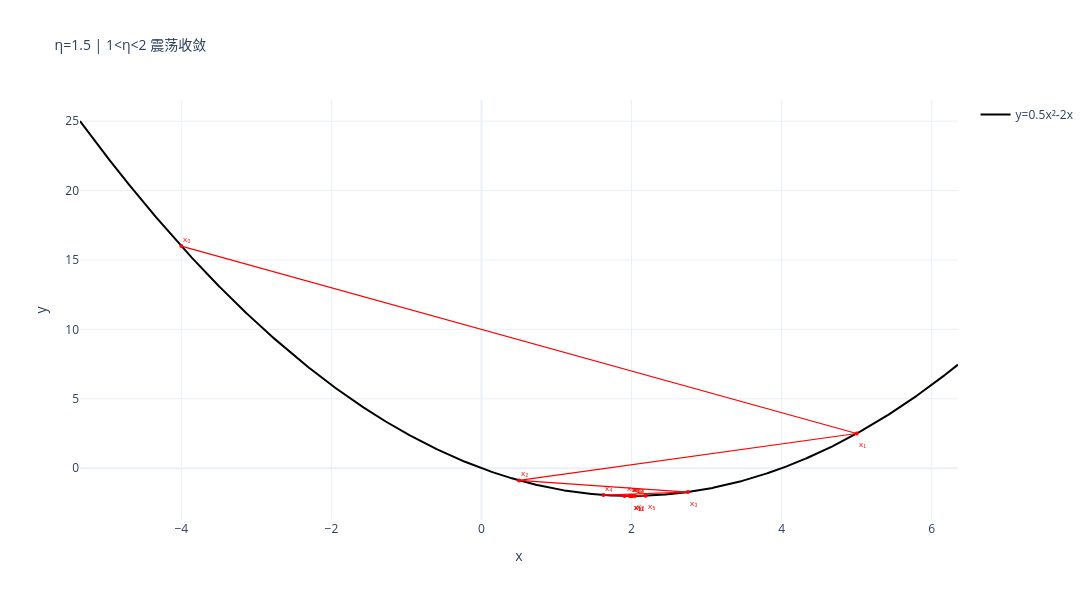

Notebook code cell kept with this figure:
### Markdown cell above
#### 1.2.3 实验3：震荡收敛（η = 1.5）

当步长$1 < \eta < 2$ 时，误差递推因子 $|1 - \eta| < 1$，但因子为负数。

以 $\eta = 1.5$ 为例，$e_k = (-0.5)^k e_0$。误差的符号每步交替变化，迭代点在最优解 $x^* = 2$ 两侧来回跨越：
- $x_0 = -4$ → $x_1 = -4 - 1.5 \times (-6) = 5$（越过 $x^*=2$ 到右侧）
- $x_1 = 5$ → $x_2 = 5 - 1.5 \times 3 = 0.5$（越过 $x^*=2$ 回到左侧）
- $x_2 = 0.5$ → $x_3 = 0.5 - 1.5 \times (-1.5) = 2.75$（再次越过）

每一步的跨越幅度逐步衰减（从 $\pm 3$ 到 $\pm 1.5$ 到 $\pm 0.75$ ...），最终收敛到 $x^* = 2$。

> **典型应用场景**：在需要快速下降但无法精确估计最优步长时，略大于1的步长可在保持收敛的同时加快收敛速度，代价是产生震荡。

### Code cell
# 实验3：η = 1.5，震荡收敛
x0 = -4.0
eta = 1.5
xs, ys = run_gd(x0, eta, max_iter=30)
plot_gd_single(xs, ys, eta, "η=1.5 | 1<η<2 震荡收敛")

### Figure 1 — Plotly figure (JSON) as saved in the notebook; plotly's stock layout.template omitted (floating-point values rounded to 4 significant figures; data arrays with more than 128 entries replaced by an {"elided": "..."} marker saying what was removed)
{"data": [{"line": {"color": "black", "width": 2}, "mode": "lines", "name": "y=0.5x²‑2x", "type": "scatter", "x": {"elided": "2000 float values"}, "y": {"elided": "2000 float values"}}, {"line": {"color": "red", "width": 1.2}, "mode": "lines", "showlegend": false, "type": "scatter", "x": [-4, 5], "y": [16, 2.5]}, {"line": {"color": "red", "width": 1.2}, "mode": "lines", "showlegend": false, "type": "scatter", "x": [5, 0.5], "y": [2.5, -0.875]}, {"line": {"color": "red", "width": 1.2}, "mode": "lines", "showlegend": false, "type": "scatter", "x": [0.5, 2.75], "y": [-0.875, -1.719]}, {"line": {"color": "red", "width": 1.2}, "mode": "lines", "showlegend": false, "type": "scatter", "x": [2.75, 1.625], "y": [-1.719, -1.93]}, {"line": {"color": "red", "width": 1.2}, "mode": "lines", "showlegend": false, "type": "scatter", "x": [1.625, 2.188], "y": [-1.93, -1.982]}, {"line": {"color": "red", "width": 1.2}, "mode": "lines", "showlegend": false, "type": "scatter", "x": [2.188, 1.906], "y": [-1.982, -1.996]}, {"line": {"color": "red", "width": 1.2}, "mode": "lines", "showlegend": false, "type": "scatter", "x": [1.906, 2.047], "y": [-1.996, -1.999]}, {"line": {"color": "red", "width": 1.2}, "mode": "lines", "showlegend": false, "type": "scatter", "x": [2.047, 1.977], "y": [-1.999, -2.0]}, {"line": {"color": "red", "width": 1.2}, "mode": "lines", "showlegend": false, "type": "scatter", "x": [1.977, 2.012], "y": [-2.0, -2.0]}, {"line": {"color": "red", "width": 1.2}, "mode": "lines", "showlegend": false, "type": "scatter", "x": [2.012, 1.994], "y": [-2.0, -2.0]}, {"line": {"color": "red", "width": 1.2}, "mode": "lines", "showlegend": false, "type": "scatter", "x": [1.994, 2.003], "y": [-2.0, -2.0]}, {"line": {"color": "red", "width": 1.2}, "mode": "lines", "showlegend": false, "type": "scatter", "x": [2.003, 1.999], "y": [-2.0, -2.0]}, {"line": {"color": "red", "width": 1.2}, "mode": "lines", "showlegend": false, "type": "scatter", "x": [1.999, 2.001], "y": [-2.0, -2.0]}, {"line": {"color": "red", "width": 1.2}, "mode": "lines", "showlegend": false, "type": "scatter", "x": [2.001, 2.0], "y": [-2.0, -2.0]}, {"marker": {"color": "red", "size": 4}, "mode": "markers", "showlegend": false, "type": "scatter", "x": [-4.0, 5.0, 0.5, 2.75, 1.625, 2.188, 1.906, 2.047, 1.977, 2.012, 1.994, 2.003, 1.999, 2.001, 2.0], "y": [16.0, 2.5, -0.875, -1.719, -1.93, -1.982, -1.996, -1.999, -2.0, -2.0, -2.0, -2.0, -2.0, -2.0, -2.0]}], "layout": {"annotations": [{"font": {"color": "red", "size": 8}, "showarrow": false, "text": "x₀", "x": -4, "xanchor": "left", "y": 16, "yshift": 8}, {"font": {"color": "red", "size": 8}, "showarrow": false, "text": "x₁", "x": 5, "xanchor": "left", "y": 2.5, "yshift": -10}, {"font": {"color": "red", "size": 8}, "showarrow": false, "text": "x₂", "x": 0.5, "xanchor": "left", "y": -0.875, "yshift": 8}, {"font": {"color": "red", "size": 8}, "showarrow": false, "text": "x₃", "x": 2.75, "xanchor": "left", "y": -1.719, "yshift": -10}, {"font": {"color": "red", "size": 8}, "showarrow": false, "text": "x₄", "x": 1.625, "xanchor": "left", "y": -1.93, "yshift": 8}, {"font": {"color": "red", "size": 8}, "showarrow": false, "text": "x₅", "x": 2.188, "xanchor": "left", "y": -1.982, "yshift": -10}, {"font": {"color": "red", "size": 8}, "showarrow": false, "text": "x₆", "x": 1.906, "xanchor": "left", "y": -1.996, "yshift": 8}, {"font": {"color": "red", "size": 8}, "showarrow": false, "text": "x₇", "x": 2.047, "xanchor": "left", "y": -1.999, "yshift": -10}, {"font": {"color": "red", "size": 8}, "showarrow": false, "text": "x₈", "x": 1.977, "xanchor": "left", "y": -2.0, "yshift": 8}, {"font": {"color": "red", "size": 8}, "showarrow": false, "text": "x₉", "x": 2.012, "xanchor": "left", "y": -2.0, "yshift": -10}, {"font": {"color": "red", "size": 8}, "showarrow": false, "text": "x₁₀", "x": 1.994, "xanchor": "left", "y": -2.0, "yshift": 8}, {"font": {"color": "red", "size": 8}, "showarrow": false, "text": "x₁₁", "x": 2.003, "xanchor": "left", "y": -2.0, "yshift": -10}, {"font": {"color": "red", "size": 8}, "showarrow": false, "text": "x₁₂", "x": 1.999, "xanchor": "left", "y": -2.0, "yshift": 8}, {"font": {"color": "red", "size": 8}, "showarrow": false, "text": "x₁₃", "x": 2.001, "xanchor": "left", "y": -2.0, "yshift": -10}, {"font": {"color": "red", "size": 8}, "showarrow": false, "text": "x₁₄", "x": 2.0, "xanchor": "left", "y": -2.0, "yshift": 8}], "height": 600, "hovermode": "x unified", "title": {"font": {"size": 14}, "text": "η=1.5 | 1<η<2 震荡收敛"}, "width": 1100, "xaxis": {"title": {"text": "x"}}, "yaxis": {"title": {"text": "y"}}}}
